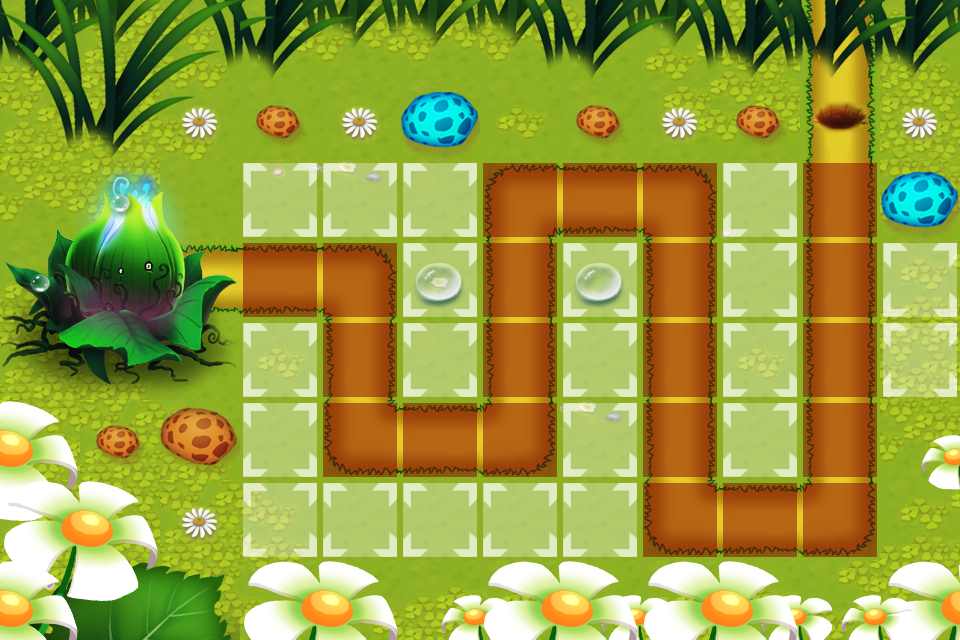

This game map was drawn from its Tiled (.tmx) file and the tilesets committed beside it. A one-line description and the trimmed map source follow:
An orthogonal 12x8 tile map with 80x80 px tiles, 9 tile layers (BACKGROUND1, BACKGROUND2, BACKGROUND3, BACKGROUND4, ...), 5 tilesets and 11 objects (WayPoint00, WayPoint01, WayPoint02, WayPoint03, WayPoint04, ...).

<map version="1.0" orientation="orthogonal" width="12" height="8" tilewidth="80" tileheight="80">
 <tileset firstgid="1" name="2" tilewidth="80" tileheight="80">
  <image source="2.png" width="320" height="320" />
 </tileset>
 <tileset firstgid="17" name="1" tilewidth="80" tileheight="80">
  <image source="1.png" width="720" height="721" />
 </tileset>
 <tileset firstgid="98" name="road" tilewidth="80" tileheight="80">
  <image source="road.png" width="80" height="80" />
  <tile id="0">
   <properties>
    <property name="skillable" value="1" />
   </properties>
  </tile>
 </tileset>
 <tileset firstgid="99" name="rebuild" tilewidth="80" tileheight="80">
  <image source="rebuild.png" width="400" height="160" />
  <tile id="0">
   <properties>
    <property name="rebuildable" value="1" />
   </properties>
  </tile>
  <tile id="1">
   <properties>
    <property name="rebuildable" value="2" />
   </properties>
  </tile>
  <tile id="2">
   <properties>
    <property name="rebuildable" value="3" />
   </properties>
  </tile>
  <tile id="3">
   <properties>
    <property name="rebuildable" value="4" />
   </properties>
  </tile>
  <tile id="4">
   <properties>
    <property name="rebuildable" value="5" />
   </properties>
  </tile>
  <tile id="5">
   <properties>
    <property name="rebuildable" value="6" />
   </properties>
  </tile>
  <tile id="6">
   <properties>
    <property name="rebuildable" value="7" />
   </properties>
  </tile>
  <tile id="7">
   <properties>
    <property name="rebuildable" value="8" />
   </properties>
  </tile>
  <tile id="8">
   <properties>
    <property name="rebuildable" value="9" />
   </properties>
  </tile>
  <tile id="9">
   <properties>
    <property name="rebuildable" value="10" />
   </properties>
  </tile>
 </tileset>
 <tileset firstgid="109" name="build" tilewidth="80" tileheight="80">
  <image source="build.png" width="80" height="80" />
  <tile id="0">
   <properties>
    <property name="buildable" value="1" />
   </properties>
  </tile>
 </tileset>
 <layer name="BACKGROUND1" width="12" height="8">
  <data>[96 cells, 96 non-empty, 2 distinct tile ids]</data>
 </layer>
 <layer name="BACKGROUND2" width="12" height="8">
  <data>[96 cells, 54 non-empty, 15 distinct tile ids]</data>
 </layer>
 <layer name="BACKGROUND3" width="12" height="8">
  <data>[96 cells, 48 non-empty, 16 distinct tile ids]</data>
 </layer>
 <layer name="BACKGROUND4" width="12" height="8">
  <data>[96 cells, 15 non-empty, 9 distinct tile ids]</data>
 </layer>
 <layer name="SEEDLAYER" width="12" height="8">
  <data>[96 cells, 9 non-empty, 9 distinct tile ids]</data>
 </layer>
 <layer name="BACKGROUND5" width="12" height="8">
  <data>[96 cells, 45 non-empty, 23 distinct tile ids]</data>
 </layer>
 <layer name="Meta" width="12" height="8">
  <data>[96 cells, 21 non-empty, 1 distinct tile ids]</data>
 </layer>
 <layer name="Towerface" width="12" height="8">
  <data>[96 cells, 21 non-empty, 1 distinct tile ids]</data>
 </layer>
 <layer name="Rebuild" width="12" height="8">
  <data>[96 cells, 2 non-empty, 1 distinct tile ids]</data>
 </layer>
 <objectgroup name="Objects" width="12" height="8">
  <object name="WayPoint00" x="840" y="120" />
  <object name="WayPoint01" x="840" y="520" />
  <object name="WayPoint02" x="680" y="520" />
  <object name="WayPoint03" x="680" y="200" />
  <object name="WayPoint04" x="520" y="200" />
  <object name="WayPoint05" x="520" y="440" />
  <object name="WayPoint06" x="360" y="440" />
  <object name="WayPoint07" x="360" y="280" />
  <object name="WayPoint08" x="200" y="280" />
  <object name="SeedsPos" x="200" y="200" />
  <object name="RapidSoliderPos" x="920" y="120" />
 </objectgroup>
</map>
